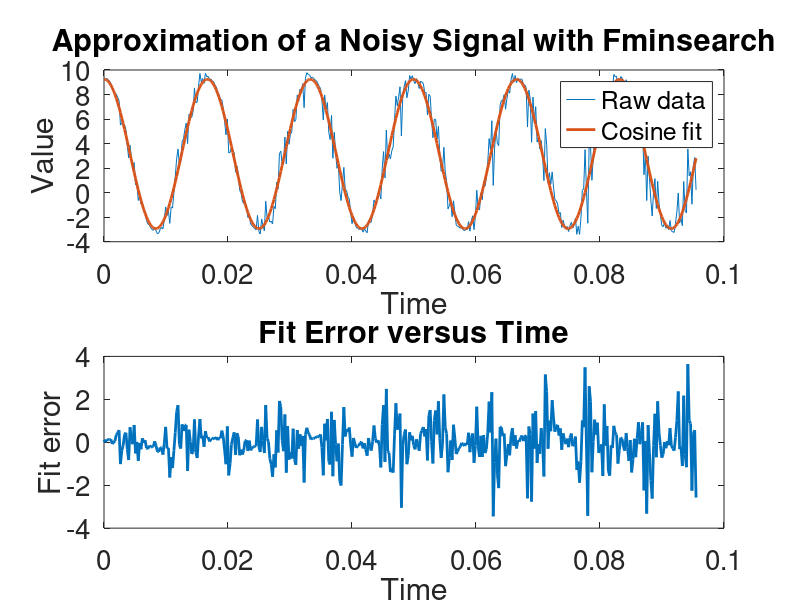

Reproduce this figure in MATLAB.
% Finding a signal in the noise.
%
% Open the file ECE498Data.mat. The variable 'data' contained in the file
% has two columns. The first column is a time vector; the second is
% experimentally gathered data.
%
% This week's task is to find the values of A, omega, theta and B that best
% fits the data where
%
% yfit = A*cos(omega*t + theta) + B;
% to evaluate this function, create an anonymous function

% Given your solution, make two subplots
% Let the upper subplot contain plot(t,y,t,yfit) to show the raw data and
% the fitted curve on top of each other
%
% Let the lower subplot contain plot(t,y-yp) to show the error in the fit.
%
% pretty the plots up appropriately and impress the instructor

% Use this script M-file to do your work.
% Useful reading: 32.12 Nonlinear Curve Fitting
% Useful functon: fminsearch

close all;

% Hanselman's .mat file automatically create variables, so I do not assign the load result to anything!
load('ECE498Data.mat');

t = data(:,1);
y = data(:,2);
disp("Length of input data: " + length(t));

% This function is used to show the form of the desired waveform.
% In this case, y = Acos(omegat*t + theta) + B.
fun = @(x,t,y) norm(x(1)*cos(x(2)*t + x(3)) + x(4) - y);
% The fminsearch function requires a fit that only takes x.
% This function call provides fminsearch the required function, and uses t and y to fit the data.
fun1 = @(x) fun(x,t,y);

% I didn't use any options for this assignment.
options = [];

% Default 0 guess.
% x0 = [0,0,0,0];
% First rough guess from looking at data.
% x0 = [7.5,314,0,3];
% Second guess from using cursors to calculate values.
% x0 = [6.50,369.2,0,3.28];
% Final guess based on output from second guess.
x0 = [6.0962, 377.9243, -0.01761, 3.1543];

% Use fminsearch to approximate A, omega, theta, and B to fit the data to a cosine waveform.
x = fminsearch(fun1,x0,options);
disp("A: " + x(1));
disp("omega: " + x(2));
disp("theta: " + x(3));
disp("B: " + x(4));

% Obtain points for the fit cosine wave.
y_fit = x(1)*cos(x(2)*t + x(3)) + x(4);

% Plot original signal and cosine fit signal.
subplot(2,1,1);
plot(t,y,t,y_fit,'linewidth',2);
set(gca,'fontsize',20);
title('Approximation of a Noisy Signal with Fminsearch');
ylabel('Value');
xlabel('Time');
legend('Raw data', 'Cosine fit');

% Plot error.
subplot(2,1,2);
plot(t,y-y_fit,'linewidth',2);
set(gca,'fontsize',20);
title('Fit Error versus Time');
ylabel('Fit error');
xlabel('Time');

% Normal error indicates the overall success of the fit. 
% The objective is to minimize enorm.
enorm = fun1(x);
disp("enorm: " + enorm);